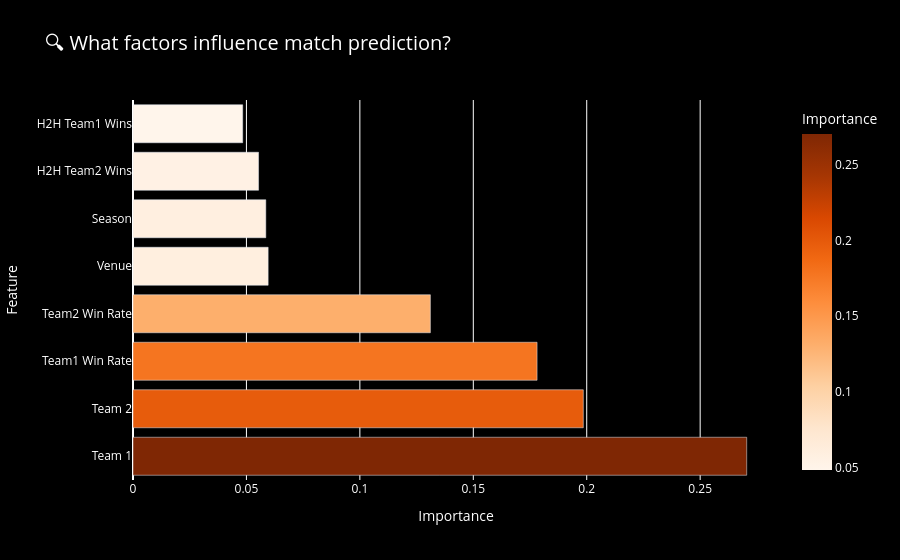

The code cell stored with this chart in its notebook:
### Code cell
# Cell 21 — Feature Importance Chart
import plotly.express as px

feature_names = ['Team 1', 'Team 2', 'Venue', 'Season', 
                 'H2H Team1 Wins', 'H2H Team2 Wins', 
                 'Team1 Win Rate', 'Team2 Win Rate']

importances = best_model.feature_importances_

feat_df = pd.DataFrame({
    'Feature': feature_names,
    'Importance': importances
}).sort_values('Importance', ascending=False)

fig = px.bar(
    feat_df,
    x='Importance',
    y='Feature',
    orientation='h',
    color='Importance',
    color_continuous_scale='Oranges',
    title='🔍 What factors influence match prediction?'
)
fig.update_layout(
    plot_bgcolor='black',
    paper_bgcolor='black',
    font_color='white',
    title_font_size=20
)
fig.show()

print("\n📊 Feature Importances:")
print(feat_df.to_string(index=False))

### Figure 1 — Plotly figure (JSON) as saved in the notebook; plotly's stock layout.template omitted (floating-point values rounded to 4 significant figures)
{"data": [{"hovertemplate": "Importance=%{marker.color}<br>Feature=%{y}<extra></extra>", "legendgroup": "", "marker": {"color": [0.2705, 0.1985, 0.1781, 0.1311, 0.05957, 0.05854, 0.05534, 0.04835], "coloraxis": "coloraxis", "pattern": {"shape": ""}}, "name": "", "orientation": "h", "showlegend": false, "textposition": "auto", "type": "bar", "x": [0.2705, 0.1985, 0.1781, 0.1311, 0.05957, 0.05854, 0.05534, 0.04835], "xaxis": "x", "y": ["Team 1", "Team 2", "Team1 Win Rate", "Team2 Win Rate", "Venue", "Season", "H2H Team2 Wins", "H2H Team1 Wins"], "yaxis": "y"}], "layout": {"barmode": "relative", "coloraxis": {"colorbar": {"title": {"text": "Importance"}}, "colorscale": [[0, "rgb(255,245,235)"], [0.125, "rgb(254,230,206)"], [0.25, "rgb(253,208,162)"], [0.375, "rgb(253,174,107)"], [0.5, "rgb(253,141,60)"], [0.625, "rgb(241,105,19)"], [0.75, "rgb(217,72,1)"], [0.875, "rgb(166,54,3)"], [1, "rgb(127,39,4)"]]}, "font": {"color": "white"}, "legend": {"tracegroupgap": 0}, "paper_bgcolor": "black", "plot_bgcolor": "black", "title": {"font": {"size": 20}, "text": "🔍 What factors influence match prediction?"}, "xaxis": {"anchor": "y", "domain": [0, 1], "title": {"text": "Importance"}}, "yaxis": {"anchor": "x", "domain": [0, 1], "title": {"text": "Feature"}}}}
